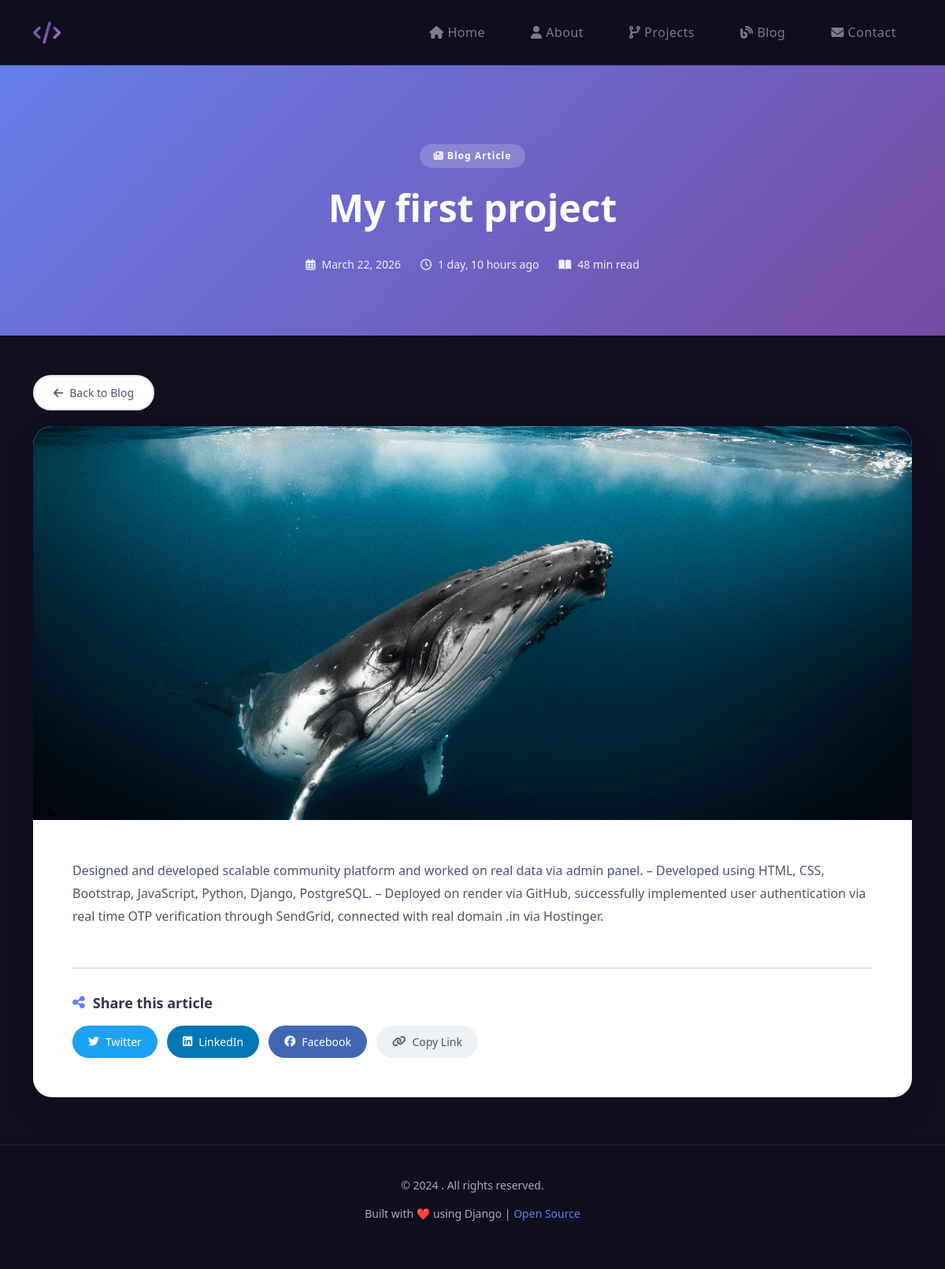
The page /blog/up-zunction/ on the database its author committed.
### apps/blog/models.py (models this page shows, shortened)
class Blog(models.Model):
    title = models.CharField(max_length=200)
    slug = models.SlugField(unique=True, blank=True)
    content = models.TextField()
    image = models.ImageField(upload_to='blogs/')
    created_at = models.DateTimeField(auto_now_add=True)

### apps/blog/views.py (the view)
# urls.py: path('<slug:slug>/', blog_detail, name='blog_detail'),
def blog_detail(request, slug):
    blog = Blog.objects.get(slug=slug)
    return render(request, 'blog/blog_detail.html', {'blog': blog})

### templates/blog/blog_detail.html (shortened to what this page needs)
{% extends 'base.html' %}
{% block content %}
<div class="blog-hero">
    <div class="container">
        <div class="blog-hero-content" data-aos="fade-up">
            <div class="blog-category">
                <i class="fas fa-newspaper"></i> Blog Article
            </div>
            <h1>{{ blog.title }}</h1>
            <div class="blog-meta">
                <div class="meta-item">
                    <i class="far fa-calendar-alt"></i>
                    <span>{{ blog.created_at|date:"F d, Y" }}</span>
                </div>
                <div class="meta-item">
                    <i class="far fa-clock"></i>
                    <span>{{ blog.created_at|timesince }} ago</span>
                </div>
                <div class="meta-item">
                    <i class="fas fa-book-open"></i>
                    <span>{{ blog.content|wordcount }} min read</span>
                </div>
            </div>
        </div>
    </div>
</div>
<div class="container">
    <a href="/blog/" class="back-button" data-aos="fade-up">
        <i class="fas fa-arrow-left"></i> Back to Blog
    </a>
    <div class="blog-content-wrapper animate-fade-in" data-aos="fade-up">
        {% if blog.image %}
        <div class="featured-image">
            <img src="{{ blog.image.url }}" alt="{{ blog.title }}">
        </div>
        {% endif %}
        <div class="article-content">
            {{ blog.content|linebreaks|safe }}
            <div class="share-section">
                <div class="share-title">
                    <i class="fas fa-share-alt" style="color: #667eea;"></i>
                    <span>Share this article</span>
                </div>
                <div class="share-buttons">
                    <button class="share-btn twitter" onclick="shareOnTwitter()">
                        <i class="fab fa-twitter"></i> Twitter
                    </button>
                    <button class="share-btn linkedin" onclick="shareOnLinkedIn()">
                        <i class="fab fa-linkedin"></i> LinkedIn
                    </button>
                    <button class="share-btn facebook" onclick="shareOnFacebook()">
                        <i class="fab fa-facebook"></i> Facebook
                    </button>
                    <button class="share-btn copy" onclick="copyLink()">
                        <i class="fas fa-link"></i> Copy Link
                    </button>
                </div>
            </div>
        </div>
    </div>
</div>
{% endblock %}

### static/css/style.css (style rules this page uses)
:root { --bg-color: #0f172a; --card-color: #1e293b; --primary: #38bdf8; --text: #ffffff; }
body { overflow-x: hidden; }
body { background-color: var(--bg-color); color: var(--text); font-size: 16px; }

### templates/base.html (style rules this page uses)
:root { --primary-gradient: linear-gradient(135deg, #667eea 0%, #764ba2 100%); --secondary-gradient: linear-gradient(135deg, #f093fb 0%, #f5576c 100%); --accent-gradient: linear-gradient(135deg, #4facfe 0%, #00f2fe 100%); --dark-bg: #0f0f1f; --card-bg: rgba(255, 255, 255, 0.05); --text-light: #ffffff; --text-gray: #a0aec0; }
body { background: var(--dark-bg); font-family: 'Poppins', 'Segoe UI', Tahoma, Geneva, Verdana, sans-serif; overflow-x: hidden; color: var(--text-light); }

### templates/blog/blog_detail.html (style rules this page uses)
.blog-hero { background: linear-gradient(135deg, #667eea 0%, #764ba2 100%); padding: 100px 0 80px 0; position: relative; overflow: hidden; margin-bottom: 50px; }
.blog-hero::before { content: ''; position: absolute; top: -50%; left: -50%; width: 200%; height: 200%; background: radial-gradient(circle, rgba(255,255,255,0.08) 2%, transparent 2%); background-size: 40px 40px; animation: patternMove 30s linear infinite; }
.blog-hero-content { position: relative; z-index: 1; text-align: center; max-width: 800px; margin: 0 auto; }
.blog-category { display: inline-block; padding: 6px 18px; background: rgba(255, 255, 255, 0.2); backdrop-filter: blur(10px); border-radius: 50px; color: white; font-size: 12px; font-weight: 600; margin-bottom: 20px; letter-spacing: 1px; }
.blog-hero h1 { font-size: 48px; font-weight: 800; color: white; margin-bottom: 20px; line-height: 1.3; }
.blog-meta { display: flex; justify-content: center; gap: 25px; flex-wrap: wrap; margin-top: 30px; }
.meta-item { display: flex; align-items: center; gap: 8px; color: rgba(255, 255, 255, 0.9); font-size: 14px; }
.meta-item i { font-size: 14px; }
.blog-content-wrapper { background: white; border-radius: 24px; box-shadow: 0 20px 40px rgba(0, 0, 0, 0.08); margin-bottom: 50px; overflow: hidden; }
.featured-image { width: 100%; max-height: 500px; overflow: hidden; position: relative; }
.featured-image img { width: 100%; height: auto; display: block; transition: transform 0.5s ease; }
.article-content { padding: 50px; }
.article-content p { font-size: 16px; color: #4a5568; line-height: 1.8; margin-bottom: 20px; }
.share-section { margin-top: 50px; padding-top: 30px; border-top: 2px solid #e2e8f0; }
.share-title { font-size: 18px; font-weight: 700; color: #2d3748; margin-bottom: 15px; display: flex; align-items: center; gap: 10px; }
.share-buttons { display: flex; gap: 12px; flex-wrap: wrap; }
.share-btn { display: inline-flex; align-items: center; gap: 8px; padding: 10px 20px; border-radius: 50px; text-decoration: none; font-size: 14px; font-weight: 500; transition: all 0.3s ease; cursor: pointer; border: none; }
.share-btn.twitter { background: #1DA1F2; color: white; }
.share-btn.linkedin { background: #0077B5; color: white; }
.share-btn.facebook { background: #4267B2; color: white; }
.share-btn.copy { background: #edf2f7; color: #4a5568; }
.back-button { display: inline-flex; align-items: center; gap: 8px; padding: 10px 24px; background: white; color: #4a5568; text-decoration: none; border-radius: 50px; font-weight: 500; font-size: 14px; transition: all 0.3s ease; border: 2px solid #e2e8f0; margin-bottom: 20px; }
.animate-fade-in { animation: fadeInUp 0.6s ease-out; }

### rows shown on the page
Blog: title "My first project", created_at "March 22, 2026", created_at "1 day, 10 hours", content "48", image (picture), content "Designed and developed scalable community platform and worked on real data via admin panel. – Developed using HTML, CSS, Bootstrap, JavaScript, Python, Django, PostgreSQL. – Deployed on render via GitHub, successfully implemented user authentication via real time OTP verification through SendGrid, connected with real domain .in via Hostinger."
